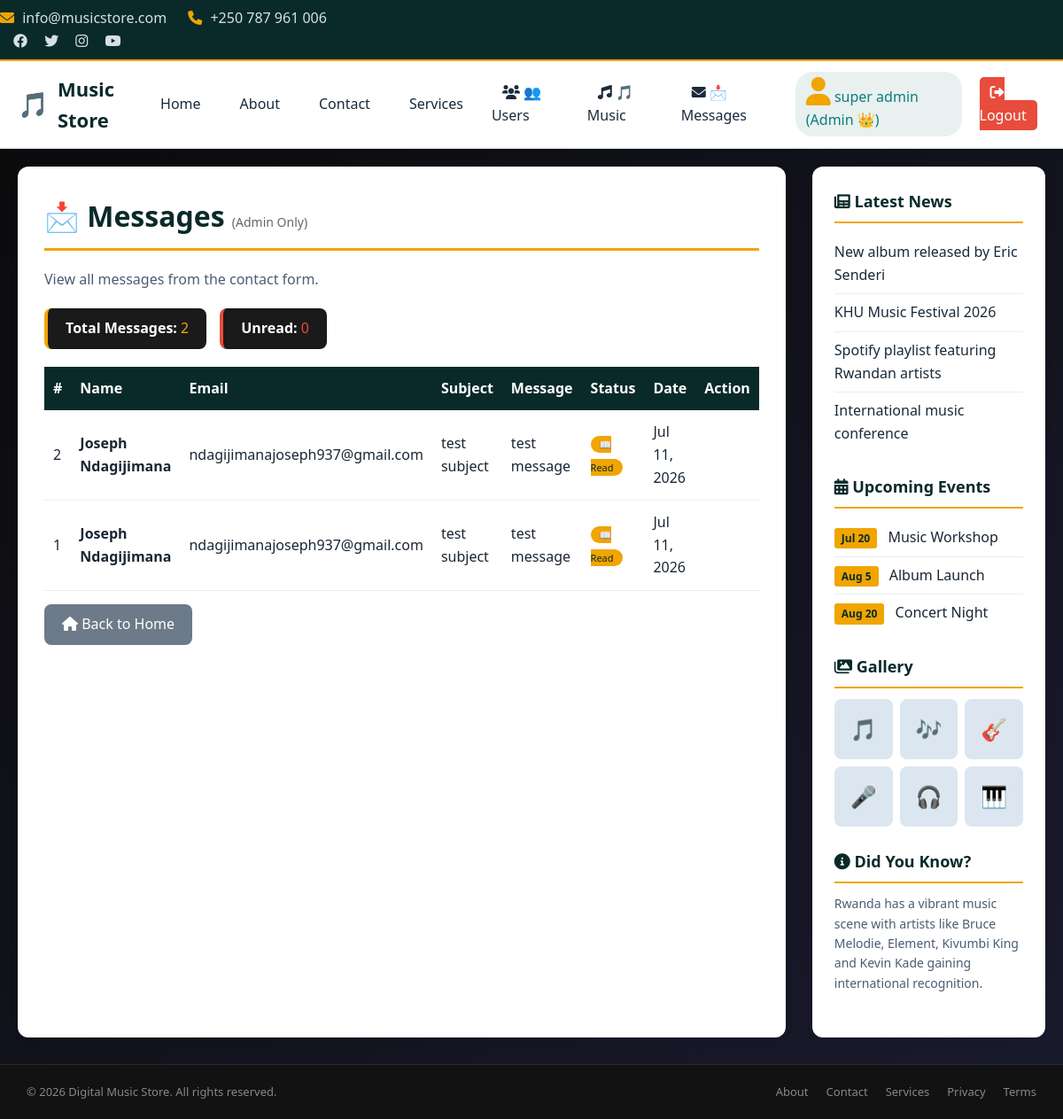
Page /view_messages.php (signed in) on the committed database.
### tables this page shows
CREATE TABLE `messages` (
  `id` int(11) NOT NULL,
  `name` varchar(100) NOT NULL,
  `email` varchar(100) NOT NULL,
  `subject` varchar(200) DEFAULT NULL,
  `message` text NOT NULL,
  `status` enum('unread','read','replied') DEFAULT 'unread',
  `created_at` timestamp NOT NULL DEFAULT current_timestamp()
);

### view_messages.php (the view, shortened to what this page needs)
<?php
require_once("inc/header.php");
require_once("inc/menu.php");
require_once("inc/connection.php");
$sql = "SELECT * FROM messages ORDER BY created_at DESC";
$result = mysqli_query($conn, $sql);
?>
<div class="main-wrapper">
    <div class="main-content">
        <h1>📩 Messages <span style="font-size:14px; color:#666; font-weight:normal;">(Admin Only)</span></h1>
        <p class="page-intro">View all messages from the contact form.</p>
        <?php
        $unread_sql = "SELECT COUNT(*) as unread_count FROM messages WHERE status = 'unread'";
        $unread_result = mysqli_query($conn, $unread_sql);
        $unread_row = mysqli_fetch_assoc($unread_result);
        $unread_count = $unread_row['unread_count'];
        ?>
        <div style="display:flex; gap:15px; margin-bottom:20px; flex-wrap:wrap;">
            <div style="background:#1a1a1a; padding:10px 20px; border-radius:8px; border-left:4px solid #f0a500;">
                <strong style="color:#fff;">Total Messages:</strong>
                <span style="color:#f0a500;"><?php echo mysqli_num_rows($result); ?></span>
            </div>
            <div style="background:#1a1a1a; padding:10px 20px; border-radius:8px; border-left:4px solid #e74c3c;">
                <strong style="color:#fff;">Unread:</strong>
                <span style="color:#e74c3c;"><?php echo $unread_count; ?></span>
            </div>
        </div>
        <?php if(mysqli_num_rows($result) > 0) { ?>
            <table class="music-table">
                <thead>
                    <tr>
                        <th>#</th>
                        <th>Name</th>
                        <th>Email</th>
                        <th>Subject</th>
                        <th>Message</th>
                        <th>Status</th>
                        <th>Date</th>
                        <th>Action</th>
                    </tr>
                </thead>
                <tbody>
                    <?php while($row = mysqli_fetch_assoc($result)) { ?>
                        <tr>
                            <td><?php echo $row['id']; ?></td>
                            <td><strong><?php echo $row['name']; ?></strong></td>
                            <td><?php echo $row['email']; ?></td>
                            <td><?php echo $row['subject'] ?: '—'; ?></td>
                            <td style="max-width:200px; word-wrap:break-word;">
                                <?php echo substr($row['message'], 0, 50) . (strlen($row['message']) > 50 ? '...' : ''); ?>
                            </td>
                            <td>
                                <?php if($row['status'] == 'unread') { ?>
                                    <span style="background:#e74c3c; color:#fff; padding:2px 10px; border-radius:20px; font-size:11px;">🔴 Unread</span>
                                <?php } elseif($row['status'] == 'read') { ?>
                                    <span style="background:#f0a500; color:#0a2a2a; padding:2px 10px; border-radius:20px; font-size:11px;">📖 Read</span>
                                <?php } else { ?>
                                    <span style="background:#0e7c7b; color:#fff; padding:2px 10px; border-radius:20px; font-size:11px;">✅ Replied</span>
                                <?php } ?>
                            </td>
                            <td><?php echo date('M d, Y', strtotime($row['created_at'])); ?></td>
                            <td>
                            </td>
                        </tr>
                    <?php } ?>
                </tbody>
            </table>
        <?php } else { ?>
            <p style="text-align:center; padding:40px 0; color:#4a5d72;">
                📭 No messages found.
            </p>
        <?php } ?>
        <a href="index.php" class="btn-back"><i class="fas fa-home"></i> Back to Home</a>
    </div>
    <?php require_once("inc/sidebar.php"); ?>
</div>
<?php require_once("inc/footer.php"); ?>

### inc/style.css (style rules this page uses)
* { margin: 0; padding: 0; box-sizing: border-box; }
body { font-family: 'Segoe UI', Tahoma, Geneva, Verdana, sans-serif; background: #f5f7fa; color: #1a2634; line-height: 1.6; }
a { text-decoration: none; color: inherit; }
.main-wrapper { max-width: 1200px; margin: 20px auto; padding: 0 20px; display: flex; gap: 30px; }
.main-content { flex: 3; background: #ffffff; padding: 30px; border-radius: 12px; box-shadow: 0 2px 10px rgba(0, 0, 0, 0.05); }
.main-content h1 { color: #0a2a2a; border-bottom: 3px solid #f0a500; padding-bottom: 10px; margin-bottom: 20px; }
.page-intro { color: #4a5d72; margin-bottom: 20px; }
.music-table { width: 100%; border-collapse: collapse; margin-top: 15px; }
.music-table th { background: #0a2a2a; color: #fff; padding: 12px 10px; text-align: left; }
.music-table td { padding: 12px 10px; border-bottom: 1px solid #e8edf4; vertical-align: middle; }
.btn-back { display: inline-block; background: #6c7a89; color: #fff; padding: 10px 20px; border-radius: 8px; text-decoration: none; margin-top: 15px; transition: background 0.3s; }

### rows in the picture
messages: id "2", name "Joseph Ndagijimana", email "ndagijimanajoseph937@gmail.com", subject "test subject", message "test message", status "📖 Read", created_at "Jul 11, 2026"
messages: id "1", name "Joseph Ndagijimana", email "ndagijimanajoseph937@gmail.com", subject "test subject", message "test message", status "📖 Read", created_at "Jul 11, 2026"

### other values in the picture
getUserName() "super admin"
getUserRole() "Admin"
mysqli_num_rows($result) "2"
$unread_count "0"
